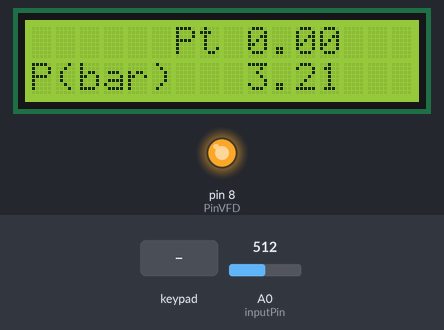
Recording of a sketch running on a simulated Arduino Mega 2560, built with avr-gcc and run on an emulated ATmega2560. Parts: 16×2 character LCD, output pins drawn as LEDs (lit = HIGH). The inputs (shaded band) are chosen by the test bench; at power-on: A0 (inputPin) = 512. What the sketch prints to the serial monitor is not drawn.

Above: at 0.83 s.
1.3 s: key 'B' pressed
At 1.81 s:
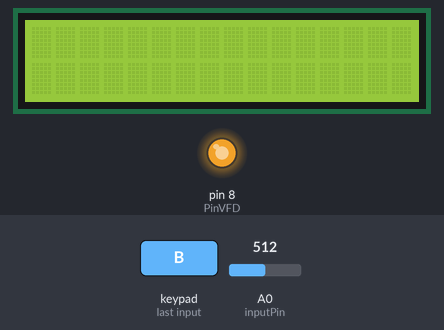
4.3 s: A0 (inputPin) set to 0
7.3 s: key 'A' pressed
At 8.22 s:
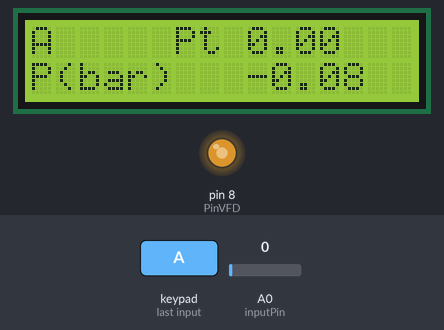
10.3 s: key 'C' pressed
At 11.17 s:
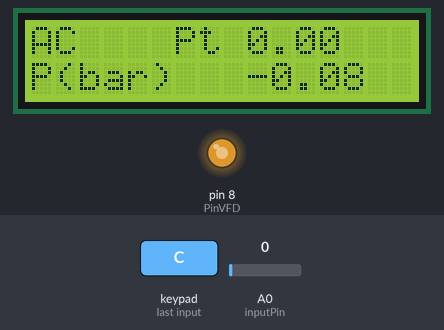
13.3 s: key '#' pressed
At 14.12 s:
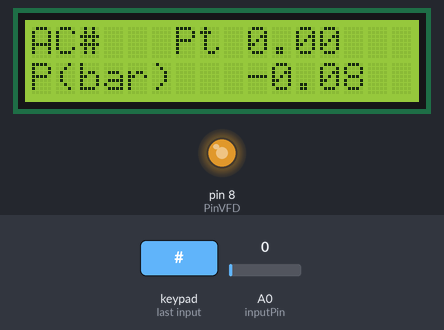
16.3 s: key 'A' pressed
At 17.08 s:
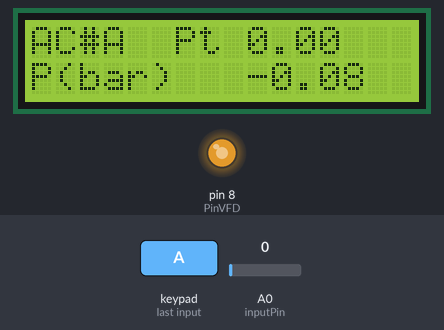
Timing chart, 0 to 51.4 s (numbered marks = the images above; inputs shaded):
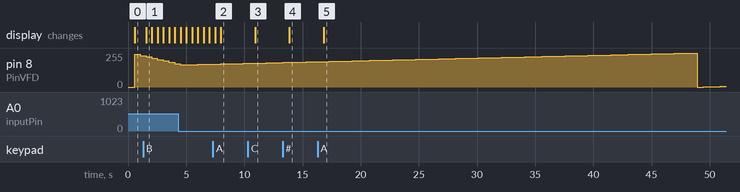

The sketch:

Filtration_Constant_Pressure.ino
```cpp
// (licence header left out)
#include <Keypad.h>
#include <Wire.h>
#include <LiquidCrystal_I2C.h>

const byte rowsCount = 4;
const byte columsCount = 4;

char keys[rowsCount][columsCount] = {
   { '1','2','3', 'A' },
   { '4','5','6', 'B' },
   { '7','8','9', 'C' },
   { '.','0','#', 'D' }
};  // keypad definition

const byte rowPins[rowsCount] = { 39, 41, 43, 45 }; // keypad pins
const byte columnPins[columsCount] = { 47, 49, 51, 53 }; // keypad pins
char pad;
char padText[5];
char padPosition;
int inputPin = A0; //pin connected to the pressure value of the Data Logger through a current to voltage converter
const int numReadings = 400;
unsigned int RawValue = 0;
float DigitalSignal = 0;
float Pressure;
float PressureTarget;
const int PinVFD = 8; // pin connected to the Variable Frequency Drive
byte outputVFD = 0;  // value in input to the Variable Frequency Drive
float Sensor = 0; //value taken from the Data Logger

Keypad keypad = Keypad(makeKeymap(keys), rowPins, columnPins, rowsCount, columsCount); // keypad initialization

LiquidCrystal_I2C lcd(0x27, 16, 2);  // start the LCD screen with 16 characters and 2 lines at initial position


void setup()
{
  Serial.begin(9600); // open serial port, set the baud rate to 9600 bps to comunicate with the Serial Monitor
  Serial.println("/** Water pressure sensor measurement **/");
  Serial.print("Pad \t PressureTarget \t DigitalSignal \t Pressure (bar)"); //to initialize the first line of the Serial Monitor
    Serial.println();
     lcd.begin();
   lcd.backlight();
   padPosition = -1;
}

void loop()
{
  char key = keypad.getKey();

  if (key) {
    pad = key; //save the value added in the keypad
    padPosition=padPosition+1;
  }
  if(pad=='D'){
    //pressing D to save the value inserted from the keypad as PressureTarget
    if(padPosition>-1){
      PressureTarget = (float)strtod(padText,NULL);
      if(PressureTarget > 2.5) //to establish a P_max
        PressureTarget=2.5;
      for(int i = 0; i < 5; i++)
        padText[i]=0;
      padPosition=-1;
      lcd.clear();
    }
  }
  else if(pad=='B'){
    //pressing B to delete the values inserted from the keypad
    for(int i = 0; i < 5; i++)
      padText[i]=0;
    padPosition=-1;
    lcd.clear();
  }
  else if(padPosition < 4){
    //to insert more than one value as input on the keypad
    padText[padPosition]=pad;
  }

  for(int i= 0; i < 4; i++)
    Serial.print(padText[i]);

  Serial.print("\t");
  Serial.print(PressureTarget);
  Serial.print("\t");

  for (int x = 0; x < numReadings; x++) // analog readings for averaging the input pressure given from the Data Logger
  {
    Sensor = analogRead(inputPin); //return an analog voltage
    RawValue = RawValue + map(Sensor,0,1023,0,255); // add each A/D reading to a total, map function to convert analog voltage to digital signal
    delay(1); // wait "x" milliseconds before the next loop
  }

  DigitalSignal = ((RawValue / numReadings) ); // returns the averaged digital signal
  Pressure= 0.0259*DigitalSignal-0.0764;  // calculate pressure from the digital signal value

  //act on the Variable Frequency Drive to achieve the Pressure Target value
  if (Pressure<PressureTarget-0.2){
  outputVFD=outputVFD+10;
  }
  else if (Pressure>PressureTarget+0.2){
  outputVFD=outputVFD-10;
  }
  else if (Pressure<PressureTarget){
  outputVFD=outputVFD+1;
  }
  else if (Pressure>PressureTarget){
  outputVFD=outputVFD-1;
  }

  analogWrite(PinVFD, outputVFD);

  Serial.print(DigitalSignal, 3); // shows the digital signal measured, the '3' after allows you to display 3 digits after decimal point
  Serial.print("\t");

  Serial.print(Pressure, 2);

  Serial.println(); //newline

  RawValue = 0; // reset value

  //write on the LCD screen
   lcd.setCursor(0, 0); //first line
   lcd.print(padText); //show the values while you are writing them on the keypad
   lcd.setCursor(6, 0);
   lcd.print("Pt");
   lcd.setCursor(9, 0);
   lcd.print(PressureTarget); //show the value after saving it as PressureTarget
   lcd.setCursor(0, 1); //second line
   lcd.print("P(bar)");
   lcd.setCursor(9, 1);
   lcd.print(Pressure); //show the pressure from the Data Logger


}
```

Measured:
- after the input at 1.3 s, the display: changes after 0.27 s (image 1)
- after the input at 10.3 s, the display: changes after 0.63 s (image 3)
- after the input at 13.3 s, the display: changes after 0.58 s (image 4)
- after the input at 16.3 s, the display: changes after 0.54 s (image 5)
- what the display in image 1 shows lasts 0.5 s, from 1.6 s to 2.1 s
